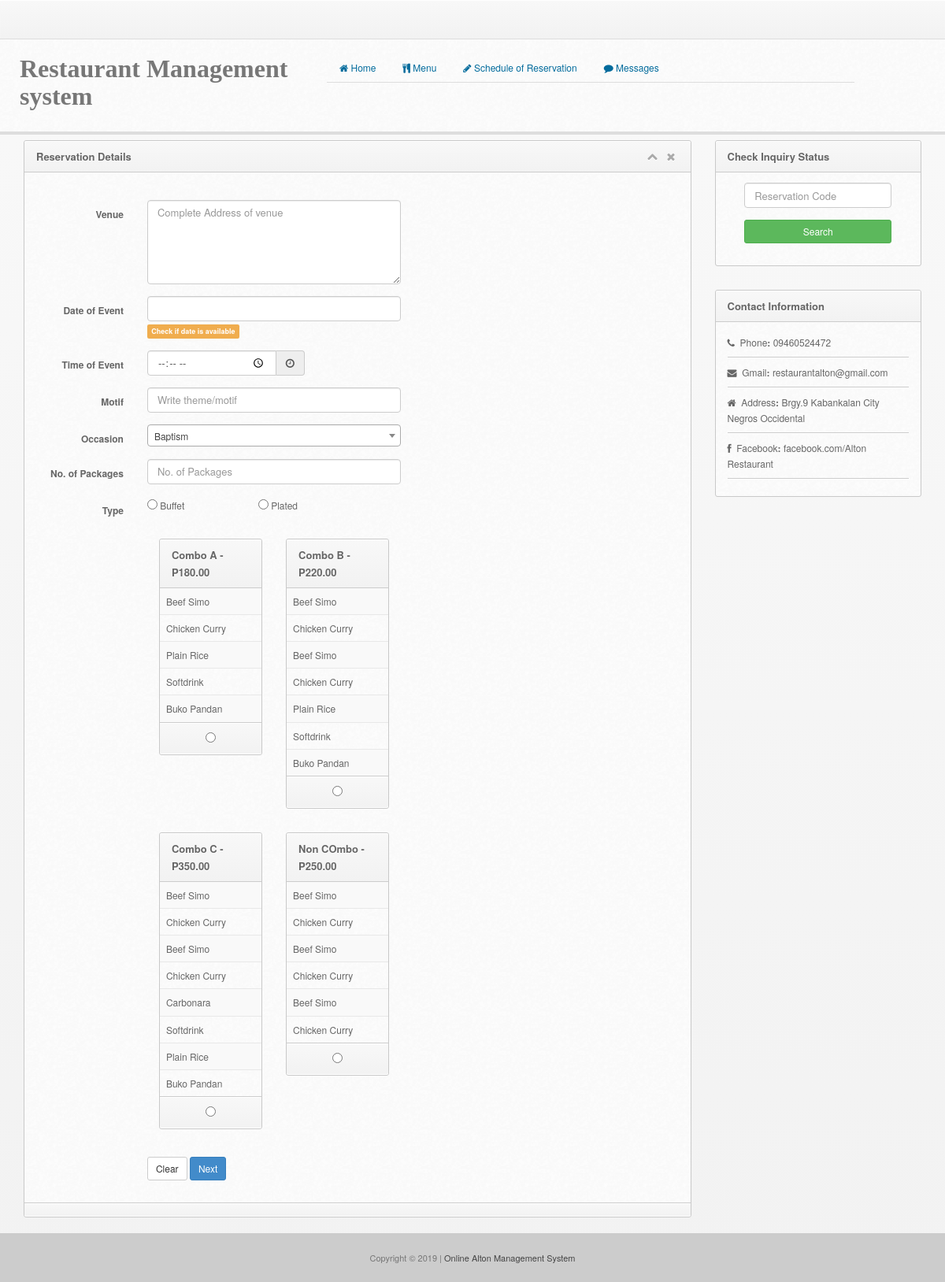
The page /details.php (signed in) on the database its author committed.
### tables this page shows
CREATE TABLE `combo` (
  `combo_id` int(11) NOT NULL AUTO_INCREMENT,
  `combo_name` varchar(100) NOT NULL,
  `combo_price` decimal(10,2) NOT NULL,
  PRIMARY KEY (`combo_id`)
);

CREATE TABLE `combo_details` (
  `combo_details_id` int(11) NOT NULL AUTO_INCREMENT,
  `combo_id` int(11) NOT NULL,
  `cat_id` int(11) NOT NULL,
  PRIMARY KEY (`combo_details_id`)
);

CREATE TABLE `menu` (
  `menu_id` int(11) NOT NULL AUTO_INCREMENT,
  `menu_name` varchar(50) NOT NULL,
  `cat_id` int(30) NOT NULL,
  `subcat_name` varchar(30) NOT NULL,
  `menu_desc` varchar(100) NOT NULL,
  `menu_price` decimal(10,2) NOT NULL,
  `menu_pic` varchar(100) NOT NULL,
  PRIMARY KEY (`menu_id`)
);

### details.php (the view, shortened to what this page needs)
<?php include 'header.php';?>
<body>
  <?php include 'navbar.php';?>
  <?php include 'menu-tab.php';?>
    <div class = "content">
      <div class = "col-lg-12 col-md-12 col-sm-12 col-xs-12">
        <div class = "col-md-9 col-lg-9">
          <div class="widget wgreen">
                <div class="widget-head">
                  <div class="pull-left">Reservation Details</div>
                  <div class="widget-icons pull-right">
                    <a href="#" class="wminimize"><i class="fa fa-chevron-up"></i></a>
                    <a href="#" class="wclose"><i class="fa fa-times"></i></a>
                  </div>
                  <div class="clearfix"></div>
                </div>
                <div class="widget-content">
                  <div class="padd">
                    <br>
                     <form class="form-horizontal" role="form" action="details_save.php" method="post">
                                <div class="form-group">
                                  <label class="col-lg-2 control-label">Venue</label>
                                  <div class="col-lg-5">
                                    <textarea class="form-control" name="venue"   rows="5"  id="Alton Place" placeholder="Complete Address of venue" required></textarea>
                                  </div>
                                </div>
                                <div class="form-group">
                                  <label class="col-lg-2 control-label">Date of Event</label>
                                  <div class="col-lg-5">
                                    <input type="text" id="datepicker" class="form-control" name="date" required>
                                    <span class = "label label-warning">Check if date is available</span>
                                  </div>
                                </div>
                                <div class="form-group">
                                  <label class="col-lg-2 control-label">Time of Event</label>
                                  <div class="col-lg-5">
                                    <div id="datetimepicker" class="input-append input-group dtpicker">
                    <input data-format="hh:mm A" class="form-control" type="time" name="time" id="datepicker" required="true">
                                      <span class="input-group-addon">
                                        <i data-time-icon="fa fa-clock-o" data-date-icon="fa fa-calendar" class="fa fa-clock-o"></i>
                                      </span>
                                    </div>
                                  </div>
                                </div>
                                <div class="form-group">
                                  <label class="col-lg-2 control-label">Motif</label>
                                  <div class="col-lg-5">
                                    <input type="text" class="form-control" placeholder="Write theme/motif" name="motif">
                                  </div>
                                </div>
                                <div class="form-group">
                                  <label class="col-lg-2 control-label">Occasion</label>
                                  <div class="col-lg-5">
                                  </div>
                                </div>
                                <div class="form-group">
                                  <label class="col-lg-2 control-label">No. of Packages</label>
                                  <div class="col-lg-5">
                                    <input type="number" class="form-control" placeholder="No. of Packages" name="pax">
                                  </div>
                                </div>
                                <div class="form-group">
                                  <label class="col-lg-2 control-label">Type</label>
                                  <div class="col-lg-2">
                                    <input type="radio" class="form-radio" name="type" value="buffet"> Buffet
                                  </div>
                                  <div class="col-lg-2">
                                    <input type="radio" class="form-radio" name="type" value="plated"> Plated
                                  </div>
                                </div>
                               <div class="form-group">
    <label class="col-lg-2 control-label"></label>
        <div class="col-lg-5">
<?php
include('includes/dbcon.php');
    $query=mysqli_query($con,"select * from combo order by combo_name")or die(mysqli_error($con));
      while ($row=mysqli_fetch_array($query)){
        $id=$row['combo_id'];
        $name=$row['combo_name'];
        $price=$row['combo_price'];
?>
          <div class="col-md-6">
              <div class="widget">
                <div class="widget-head">
                  <div class="pull-left"><?php echo $name;?> - P<?php echo $price;?></div>
                  <div class="clearfix"></div>
                </div>
                <div class="widget-content referrer">
                  <table class="table table-striped table-bordered table-hover">
                    <tbody>
<?php
    $query1=mysqli_query($con,"select * from combo_details natural join menu where combo_id='$id'")or die(mysqli_error($con));
      while ($row1=mysqli_fetch_array($query1)){
        $menu_name=$row1['menu_name'];
?>
                    <tr>
                      <td><?php echo $menu_name;?></td>
                    </tr>
<?php }?>
                  </tbody></table>
                  <div class="widget-foot text-center">
                    <input type="radio" id="inlineCheckbox1" value="<?php echo $id;?>" name="combo_id">
                  </div>
                </div>
              </div>
            </div>
            <?php }?>
         </div>
      </div>
                                <div class="form-group">
                                  <div class="col-lg-offset-2 col-lg-6">
                                    <button type="reset" class="btn btn-sm btn-default">Clear</button>
                                    <button type="submit" class="btn btn-sm btn-primary">Next</button>
                                  </div>
                                </div>
                              </form>
                  </div>
                </div>
                  <div class="widget-foot">
                  </div>
              </div>
        </div>
        <?php include('right-sidebar.php');?>
<?php include 'footer.php';?>
</body>
</html>

### css/style.css (style rules this page uses)
body { font-size: 12px; line-height: 22px; color: #666; border-top: 3px solid #eee; background:#343434 url("../img/back.png") repeat; padding-top: 37px; -webkit-font-smoothing: antialiased; }
a { color: #026b9c; }
button { font-size: 11px; }
form { margin: 0px; }
.widget { border: 1px solid #c9c9c9; border-radius: 3px; margin-top: 10px; margin-bottom: 20px; background: #fafafa url('../img/cream.png') repeat; }
.widget .table * { border-color:#e8e8e8 !important; }
.widget .table.table-bordered { margin-bottom:0px; border:0px; }
.widget .table.table-bordered tr:first-child td { border-top:0px; }
.widget .table.table-bordered tr:last-child td { border-bottom:0px; }
.widget .table.table-bordered td { border-right:1px solid #ddd; }
.widget .table.table-bordered tr td:first-child { border-left:0px; }
.widget .table.table-bordered td:last-child { border-right:0px; }
.widget .padd, .modal-body { padding: 13px 15px; }
.widget .widget-head,.modal-header { background-color: #f8f8f8; background: -webkit-gradient(linear, left top, left bottom, from(#f8f8f8), to(#f2f2f2)); background: -webkit-linear-gradient(top, #f8f8f8, #f2f2f2); background: -moz-linear-gradient(top, #f8f8f8, #f2f2f2); background: -ms-linear-gradient(top, #f8f8f8, #f2f2f2); background: -o-linear-gradient(top, #f8f8f8, #f2f2f2); background: linear-gradient(top, #f8f8f8, #f2f2f2); border-top-right-radius: 3px; border-top-left-radius: 3px; text-shadow:0px 1px #fff; border-bottom: 1px solid #ccc; border-top: 1px solid #fff; color: #666; font-size: 13px; font-weight: bold; padding: 8px 15px; }
.widget .widget-head .widget-icons i { font-size: 14px; margin: 0px 4px; }
.widget .widget-head .widget-icons a { color: #aaa; }
.widget .widget-foot, .modal-footer { background-color: #f8f8f8; background: -webkit-gradient(linear, left top, left bottom, from(#f8f8f8), to(#f2f2f2)); background: -webkit-linear-gradient(top, #f8f8f8, #f2f2f2); background: -moz-linear-gradient(top, #f8f8f8, #f2f2f2); background: -ms-linear-gradient(top, #f8f8f8, #f2f2f2); background: -o-linear-gradient(top, #f8f8f8, #f2f2f2); background: linear-gradient(top, #f8f8f8, #f2f2f2); border-bottom-right-radius: 3px; border-bottom-left-radius: 3px; text-shadow:0px 1px #fff; border-bottom: 1px solid #fff; border-top: 1px solid #ccc; padding: 8px 15px; font-size: 12px; color: #555; box-shadow: inset 0px 1px 1px #fff; }
.dtpicker { max-width:200px; }

### rows shown on the page
combo: combo_name "Combo A", combo_price "180.00"
combo_details: menu.menu_name "Beef Simo", menu.menu_name "Chicken Curry"
combo_details: menu.menu_name "Plain Rice"
combo_details: menu.menu_name "Softdrink"
combo_details: menu.menu_name "Buko Pandan"
combo: combo_name "Combo B", combo_price "220.00"
combo_details: menu.menu_name "Beef Simo", menu.menu_name "Chicken Curry"
combo_details: menu.menu_name "Beef Simo", menu.menu_name "Chicken Curry"
combo_details: menu.menu_name "Plain Rice"
combo_details: menu.menu_name "Softdrink"
combo_details: menu.menu_name "Buko Pandan"
combo: combo_name "Combo C", combo_price "350.00"
combo_details: menu.menu_name "Beef Simo", menu.menu_name "Chicken Curry"
combo_details: menu.menu_name "Beef Simo", menu.menu_name "Chicken Curry"
combo_details: menu.menu_name "Carbonara"
combo_details: menu.menu_name "Softdrink"
combo_details: menu.menu_name "Plain Rice"
combo_details: menu.menu_name "Buko Pandan"
combo: combo_name "Non COmbo", combo_price "250.00"
combo_details: menu.menu_name "Beef Simo", menu.menu_name "Chicken Curry"
combo_details: menu.menu_name "Beef Simo", menu.menu_name "Chicken Curry"
combo_details: menu.menu_name "Beef Simo", menu.menu_name "Chicken Curry"
